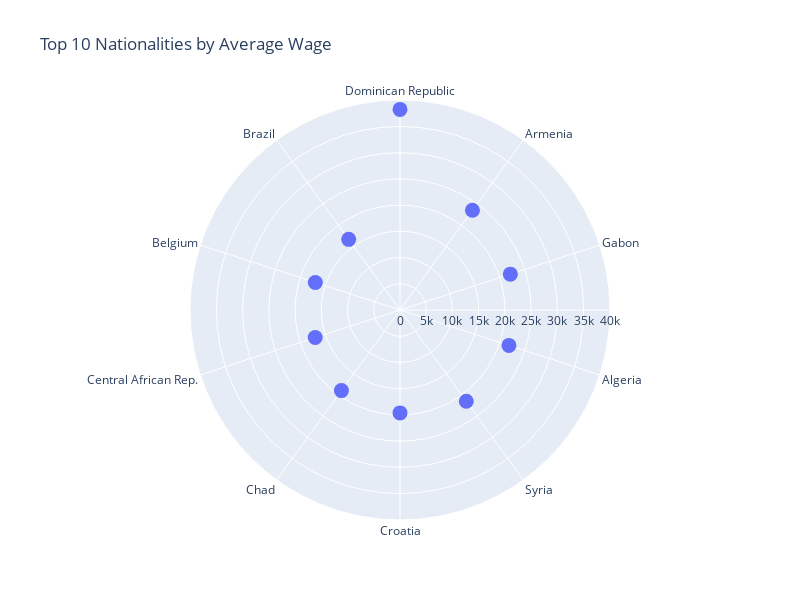

The code cell stored with this chart in its notebook:
### Code cell
fig = px.scatter_polar(avg_wage_top_10, r='average wage', theta='nationality', labels={'average wage': 'average wage'}, title='Top 10 Nationalities by Average Wage')
fig.update_layout(width=800, height=600)
fig.update_traces(marker=dict(size=15))
fig.show()

### Figure 1 — Plotly figure (JSON) as saved in the notebook; plotly's stock layout.template omitted (floating-point values rounded to 4 significant figures)
{"data": [{"hovertemplate": "average wage=%{r}<br>nationality=%{theta}<extra></extra>", "legendgroup": "", "marker": {"color": "#636efa", "size": 15, "symbol": "circle"}, "mode": "markers", "name": "", "r": [38250, 23500, 22125, 21840, 21500, 19620.0, 19000, 17000, 16970.0, 16650.0], "showlegend": false, "subplot": "polar", "theta": ["Dominican Republic", "Armenia", "Gabon", "Algeria", "Syria", "Croatia", "Chad", "Central African Rep.", "Belgium", "Brazil"], "type": "scatterpolar"}], "layout": {"height": 600, "legend": {"tracegroupgap": 0}, "polar": {"angularaxis": {"direction": "clockwise", "rotation": 90}, "domain": {"x": [0, 1], "y": [0, 1]}}, "title": {"text": "Top 10 Nationalities by Average Wage"}, "width": 800}}
